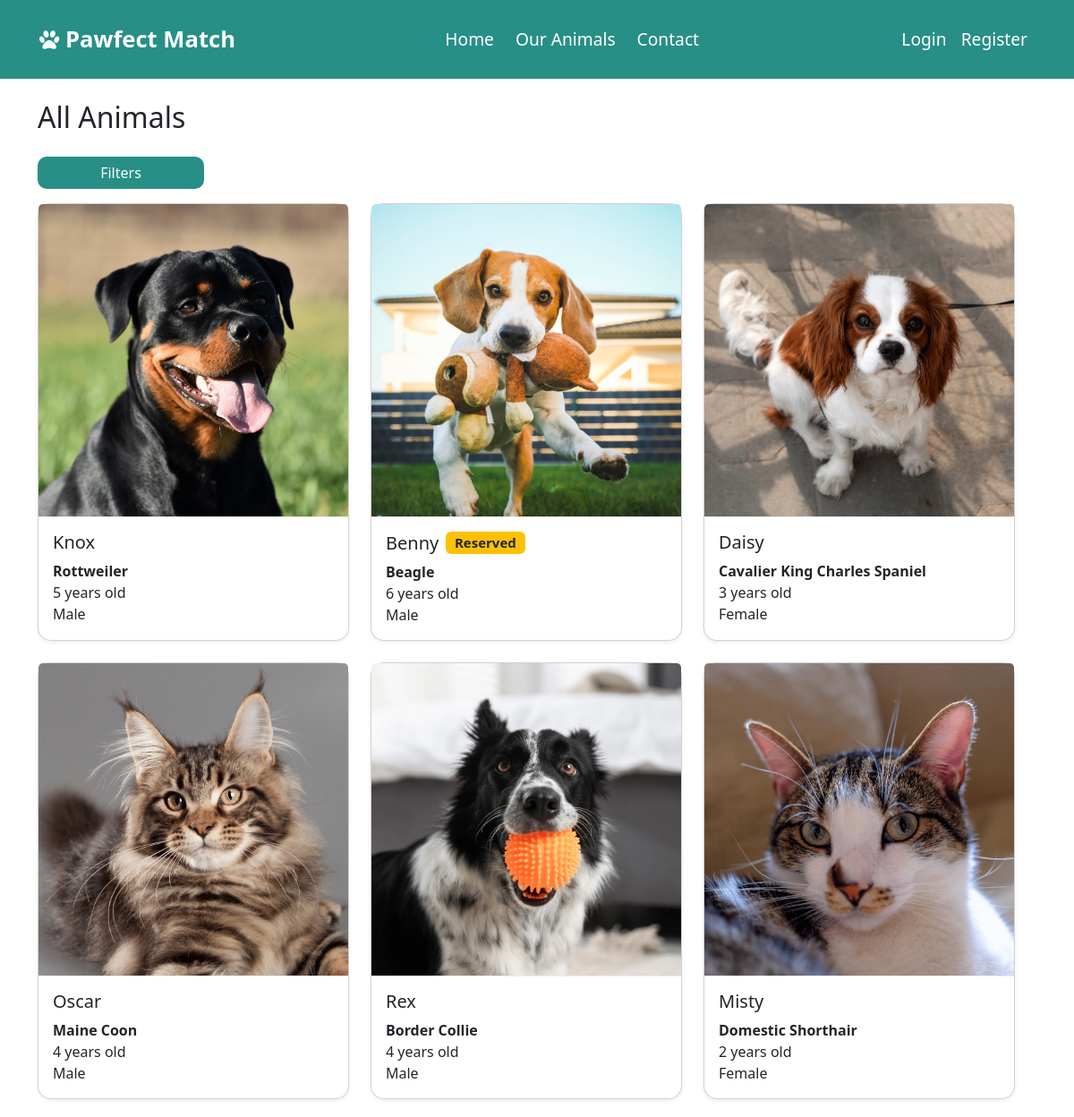
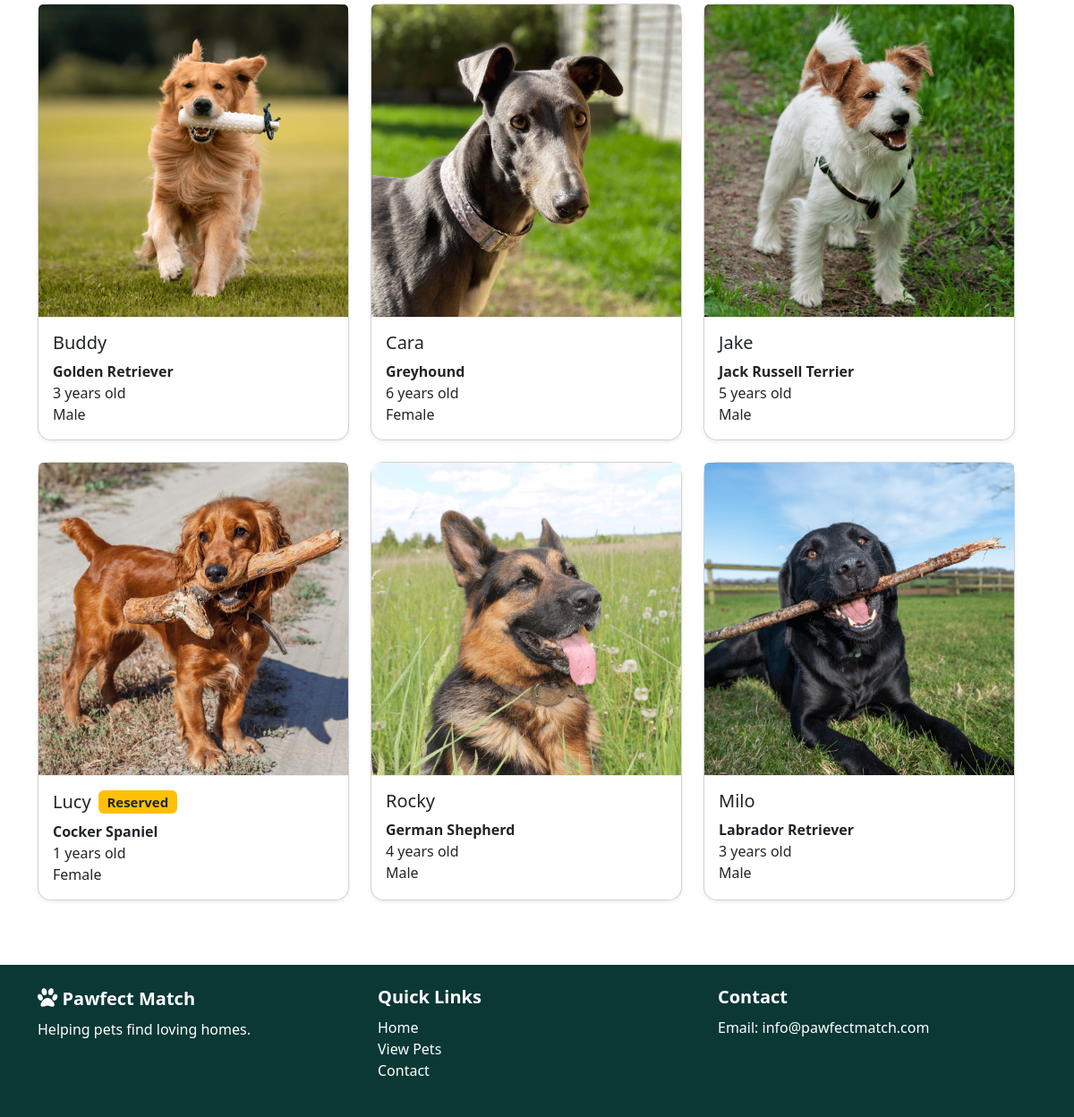
The app's page /view_all.php with its own data (2 pictures, top to bottom).
### tables this page shows
CREATE TABLE `pets` (
  `id` int(11) NOT NULL,
  `name` varchar(100) NOT NULL,
  `species` varchar(50) DEFAULT NULL,
  `breed` varchar(100) DEFAULT NULL,
  `age` int(11) DEFAULT NULL,
  `gender` varchar(10) DEFAULT NULL,
  `size` varchar(20) DEFAULT NULL,
  `description` text DEFAULT NULL,
  `vaccinated` tinyint(1) DEFAULT NULL,
  `neutered` tinyint(1) DEFAULT NULL,
  `good_with_kids` tinyint(1) DEFAULT NULL,
  `good_with_pets` tinyint(1) DEFAULT NULL,
  `energy_level` varchar(50) DEFAULT NULL,
  `date_added` timestamp NOT NULL DEFAULT current_timestamp(),
  `image` varchar(255) DEFAULT NULL,
  `status` varchar(20) DEFAULT 'available'
);

### view_all.php (the view, shortened to what this page needs)
<?php
$conn = new mysqli("localhost", "root", "", "pawfect");
$sql = "SELECT * FROM pets WHERE 1=1";
$orderBy = "date_added DESC";
$sql .= " ORDER BY $orderBy";
$stmt = $conn->prepare($sql);
$stmt->execute();
$result = $stmt->get_result();
?>
<!DOCTYPE html>
<html>
<head>
    <link href="https://cdn.jsdelivr.net/npm/bootstrap@5.3.3/dist/css/bootstrap.min.css" rel="stylesheet">
    <link rel="stylesheet" type="text/css" href="styles/index.css">
    <link rel="stylesheet" href="https://cdnjs.cloudflare.com/ajax/libs/font-awesome/4.7.0/css/font-awesome.min.css">
</head>
<body>
 <?php include 'includes/navbar.php'; ?>
<div class="container mt-4">
  <h2 class="mb-4">All Animals</h2>
    <div class="col-md-2 d-grid">
        <button class="btn btn-filter-toggle mb-3" data-bs-toggle="collapse" data-bs-target="#filterMenu">
        Filters
        </button>
    </div>
<div class="row">
  <?php if ($result->num_rows > 0): ?>
  <div class="row">
    <?php while ($row = $result->fetch_assoc()): ?>
     <div class="col-md-4 mb-4">
  <div class="card h-100 shadow-sm pet-card position-relative">
    <a href="pet.php?id=<?php echo $row['id']; ?>" class="card-link text-decoration-none text-dark">
      <img src="uploads/<?php echo $row['image']; ?>"
           class="card-img-top"
           style="height: 350px; object-fit: cover;">
      <div class="card-body">
        <h5 class="card-title d-flex align-items-center gap-2">
          <?php echo htmlspecialchars($row['name']); ?>
          <?php if ($row['status'] === 'reserved'): ?>
            <span class="badge bg-warning text-dark">Reserved</span>
          <?php endif; ?>
        </h5>
        <p class="card-text">
          <strong><?php echo $row['breed']; ?></strong><br>
          <?php echo $row['age']; ?> years old<br>
          <?php echo $row['gender']; ?>
        </p>
      </div>
    </a>
  </div>
</div>
    <?php endwhile; ?>
  </div>
<?php else: ?>
  <div class="text-center mt-5">
    <h4>No pets found</h4>
  </div>
<?php endif; ?>
  </div>
</div>
<?php include 'includes/footer.php'; ?>
</body>
</html>

### includes/navbar.php (shortened to what this page needs)
<nav class="navbar navbar-expand-lg navbar-dark sticky-top paw-navbar">
  <div class="container-fluid px-3 px-lg-4">
    <a class="navbar-brand" href="index.php">
      <span ><i class="fa fa-paw" style="font-size:24px"></i> Pawfect Match </span>
    </a>
    <div class="collapse navbar-collapse" id="toggleNav">
 <ul class="navbar-nav w-100 justify-content-center mb-2 mb-lg-0 gap-lg-2">
    <li class="nav-item"><a class="nav-link" href="index.php">Home</a></li>
    <li class="nav-item"><a class="nav-link" href="view_all.php">Our Animals</a></li>
    <li class="nav-item"><a class="nav-link" href="#">Contact</a></li>
  </ul>
  <ul class="navbar-nav ms-auto">
    <?php if (isset($_SESSION['user_id'])): ?>
      <li class="nav-item dropdown">
        <a class="nav-link dropdown-toggle" href="#" role="button" data-bs-toggle="dropdown">
          Hi, <?php echo htmlspecialchars($_SESSION['name']); ?>
        </a>
        <ul class="dropdown-menu dropdown-menu-end">
          <?php if ($_SESSION['role'] === 'admin'): ?>
            <li class="dropdown-header">Admin Tools</li>
            <li><a class="dropdown-item" href="add_pet.php">Add Pet</a></li>
            <li><a class="dropdown-item" href="enquiries.php">View Enquiries</a></li>
          <?php endif; ?>
          <?php if ($_SESSION['role'] === 'user'): ?>
            <li><a class="dropdown-item" href="favourites.php">Saved Pets</a></li>
            <li><hr class="dropdown-divider"></li>
            <li><a class="dropdown-item" href="account.php">Account Settings</a></li>
          <?php endif; ?>
          <li><hr class="dropdown-divider"></li>
          <li>
            <a class="dropdown-item text-danger" href="logout.php">Logout</a>
          </li>
        </ul>
      </li>
    <?php else: ?>
      <li class="nav-item"><a class="nav-link" href="login.php">Login</a></li>
      <li class="nav-item"><a class="nav-link" href="register.php">Register</a></li>
    <?php endif; ?>
  </ul>
</div>
    </div>
</nav>

### includes/footer.php
<footer class="footer mt-5">
  <div class="container py-4">
    <div class="row">
      <div class="col-md-4">
        <h5><span ><i class="fa fa-paw" style="font-size:24px"></i> Pawfect Match </span></h5>
        <p>Helping pets find loving homes. </p>
      </div>
      <div class="col-md-4">
        <h5>Quick Links</h5>
        <ul class="list-unstyled">
          <li><a href="index.php">Home</a></li>
          <li><a href="view_all.php">View Pets</a></li>
          <li><a href="#">Contact</a></li>
        </ul>
      </div>
      <div class="col-md-4">
        <h5>Contact</h5>
        <p>Email: info@pawfectmatch.com</p>
      </div>
    </div>
  </div>
</footer>

### styles/index.css (style rules this page uses)
.footer { background-color: #0a3835; color: #ffffff; }
.footer h5 { font-weight: 600; margin-bottom: 10px; }
.footer a { color: #fff; text-decoration: none; }
.card img { border-bottom: 1px solid #eee; }
.btn-filter, .btn-filter-toggle { background-color: #278f86; border: none; color: white; font-weight: 500; border-radius: 10px; transition: 0.2s; }
.card-link { text-decoration: none; color: inherit; }
.pet-card { transition: 0.2s; cursor: pointer; }
.pet-card { border-radius: 15px; transition: 0.3s; }

### records on screen
pets: image (picture), name "Knox", breed "Rottweiler", age "5", gender "Male"
pets: image (picture), name "Benny", status "Reserved", breed "Beagle", age "6", gender "Male"
pets: image (picture), name "Daisy", breed "Cavalier King Charles Spaniel", age "3", gender "Female"
pets: image (picture), name "Oscar", breed "Maine Coon", age "4", gender "Male"
pets: image (picture), name "Rex", breed "Border Collie", age "4", gender "Male"
pets: image (picture), name "Misty", breed "Domestic Shorthair", age "2", gender "Female"
pets: image (picture), name "Buddy", breed "Golden Retriever", age "3", gender "Male"
pets: image (picture), name "Cara", breed "Greyhound", age "6", gender "Female"
pets: image (picture), name "Jake", breed "Jack Russell Terrier", age "5", gender "Male"
pets: image (picture), name "Lucy", status "Reserved", breed "Cocker Spaniel", age "1", gender "Female"
pets: image (picture), name "Rocky", breed "German Shepherd", age "4", gender "Male"
pets: image (picture), name "Milo", breed "Labrador Retriever", age "3", gender "Male"
